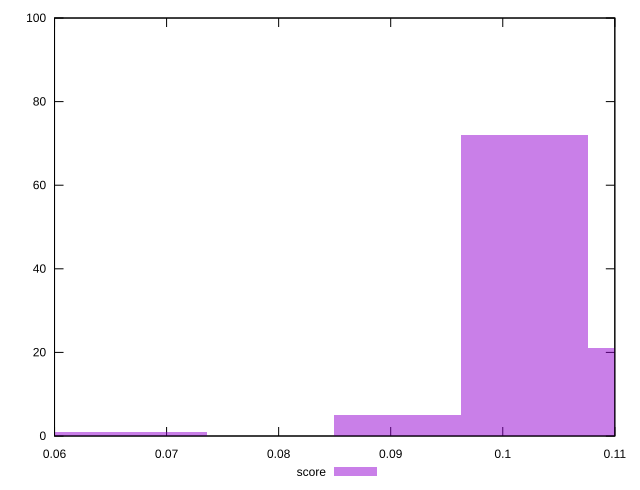

The script that saved this image:
reset

$score <<EOF
0.05662933141571277 1
0.06795519769885532 1
0.09060693026514043 5
0.10193279654828298 72
0.11325866283142554 21
EOF

set key outside below
set boxwidth 0.011325866283142553
set xrange [0.06:0.11]
set yrange [0:100]
set trange [0:100]
set style fill transparent solid 0.5 noborder
set terminal svg size 640, 490 enhanced background rgb 'white'
set output "report_00019_2021-02-10T18-14-37.922Z//interactive/samples/pages+cached/score/histogram.svg"

plot $score title "score" with boxes

reset
